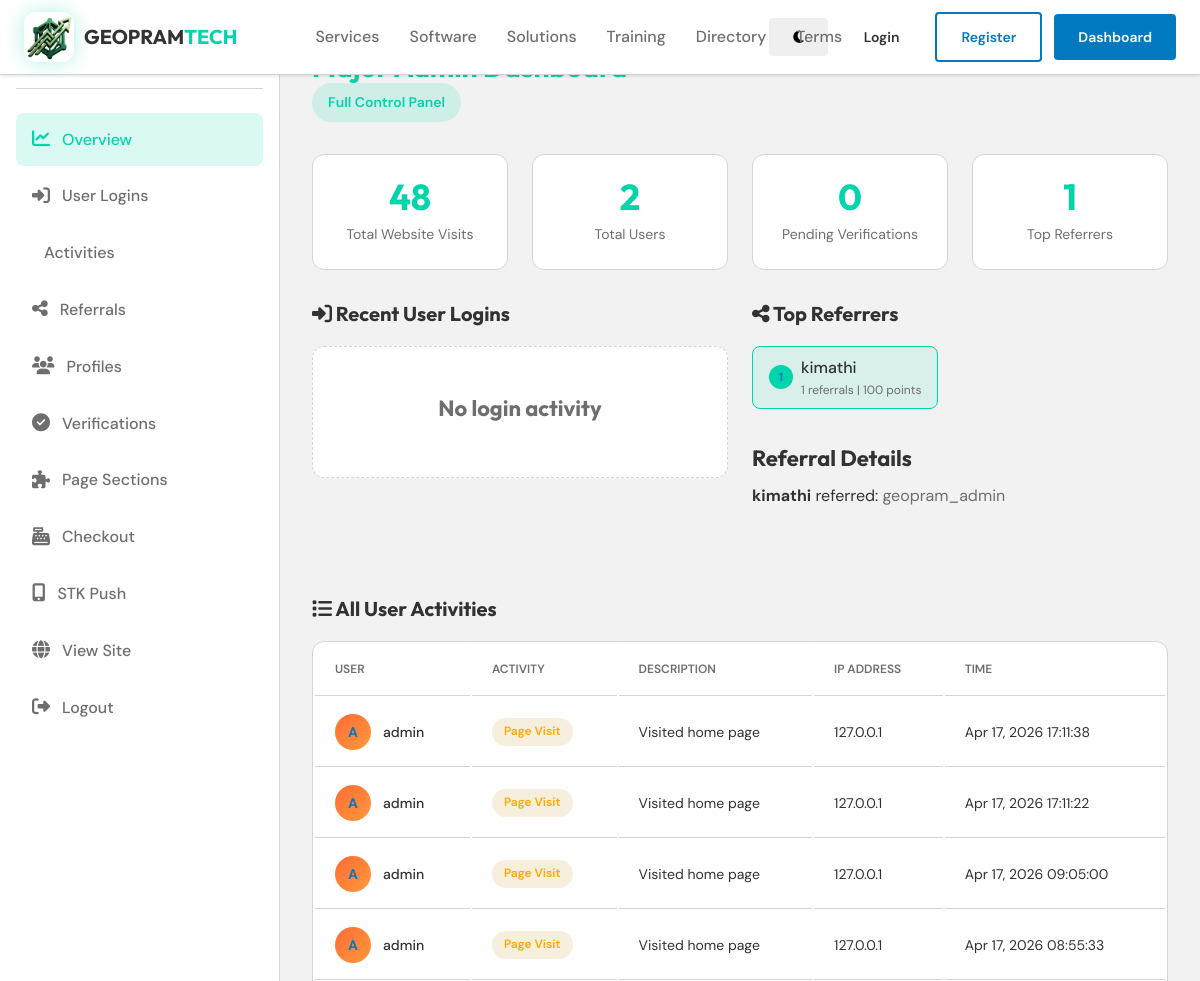
The app's page /panel/major-admin/ (signed in, upper part), older data.
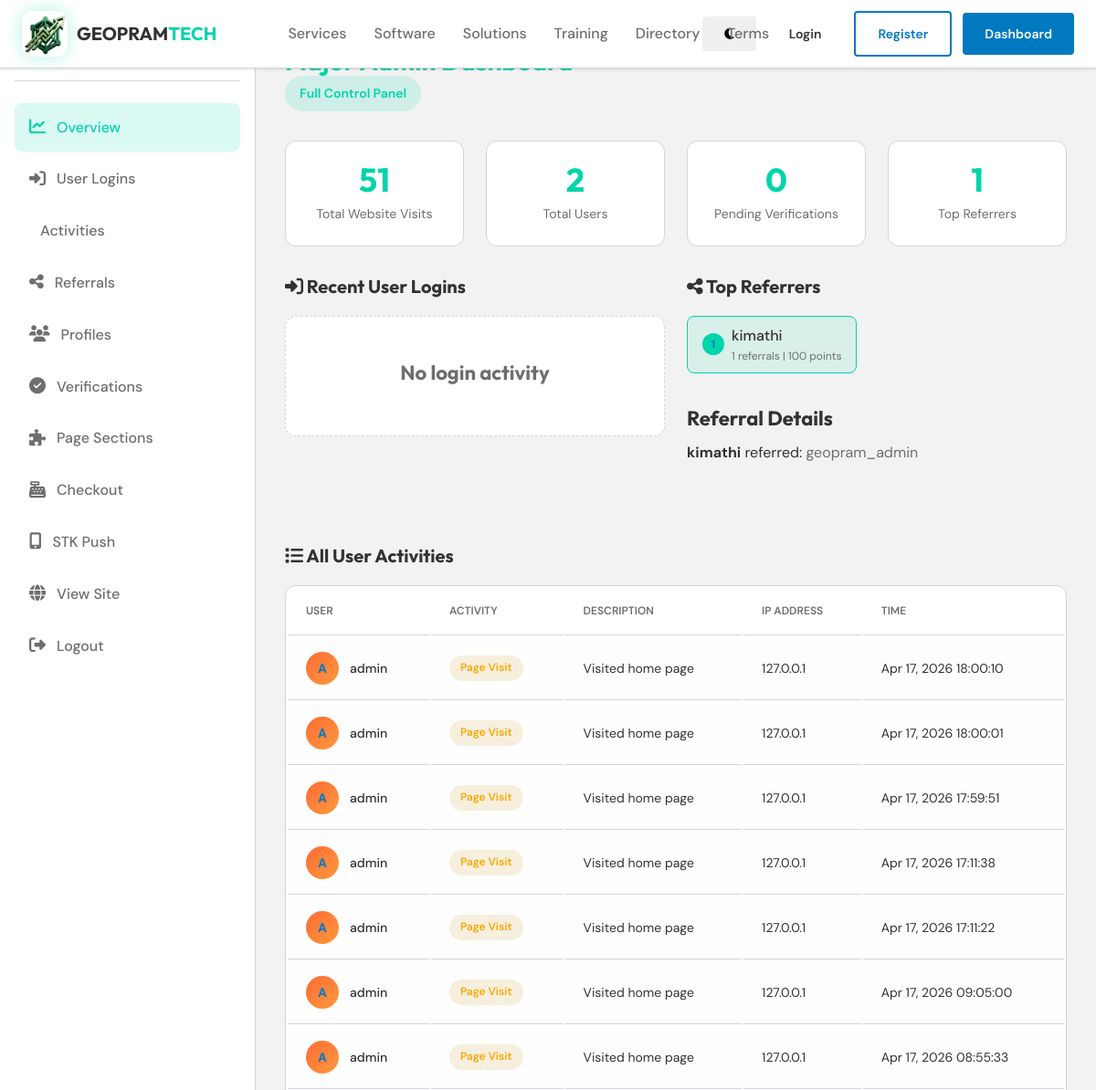
The same page, newer data.
### geopram_app/models.py (models this page shows, shortened)
class UserProfile(models.Model):
    user = models.OneToOneField(User, on_delete=models.CASCADE, related_name="profile")
    bio = models.TextField(max_length=500, blank=True)
    phone = models.CharField(max_length=20, blank=True)
    location = models.CharField(max_length=100, blank=True)
    company = models.CharField(max_length=100, blank=True)
    website = models.URLField(blank=True)
    avatar = models.ImageField(upload_to="avatars/", blank=True, null=True)
    is_public = models.BooleanField(default=False)
    points = models.IntegerField(default=0)
    referral_code = models.CharField(max_length=20, unique=True, blank=True)
    referred_by = models.ForeignKey(
        "self",
        on_delete=models.SET_NULL,
        null=True,
        blank=True,
        related_name="referrals",
    )
    created_at = models.DateTimeField(auto_now_add=True)
    updated_at = models.DateField(auto_now=True)
    last_active = models.DateTimeField(auto_now=True)

class UserActivity(models.Model):
    ACTIVITY_TYPES = [
        ("login", "Login"),
        ("logout", "Logout"),
        ("profile_view", "Profile View"),
        ("directory_view", "Directory View"),
        ("page_visit", "Page Visit"),
        ("verification_request", "Verification Request"),
        ("skill_add", "Skill Added"),
        ("item_add", "Item Added"),
        ("profile_update", "Profile Update"),
    ]
    user = models.ForeignKey(User, on_delete=models.CASCADE, related_name="activities")
    activity_type = models.CharField(max_length=30, choices=ACTIVITY_TYPES)
    description = models.TextField(blank=True)
    ip_address = models.GenericIPAddressField(null=True, blank=True)
    created_at = models.DateTimeField(auto_now_add=True)
    class Meta:
        ordering = ["-created_at"]

### geopram_app/views.py (the view)
# urls.py: path("major-admin/", views.major_admin_dashboard, name="major_admin_dashboard"),
@login_required
def major_admin_dashboard(request):
    if not request.user.is_staff:
        messages.error(request, "Access denied. Admin only.")
        return redirect("dashboard")
    pending_verifications = VerificationRequest.objects.filter(
        status="pending"
    ).select_related("user_profile__user")
    all_profiles = UserProfile.objects.select_related("user").order_by("-created_at")
    verification_history = VerificationRequest.objects.exclude(
        status="pending"
    ).order_by("-reviewed_at")[:20]
    login_activities = (
        UserActivity.objects.filter(activity_type__in=["login", "logout"])
        .select_related("user")
        .order_by("-created_at")[:50]
    )
    all_activities = UserActivity.objects.select_related("user").order_by(
        "-created_at"
    )[:100]
    best_referrers = (
        UserProfile.objects.annotate(referral_count=Count("referrals"))
        .filter(referral_count__gt=0)
        .order_by("-referral_count")[:5]
    )
    try:
        site_visit = SiteVisit.objects.get(id=1)
        total_visits = site_visit.visit_count
    except SiteVisit.DoesNotExist:
        total_visits = 0
    stk_transactions = CheckoutTransaction.objects.all().order_by("-created_at")[:20]
    context = {
        "pending_verifications": pending_verifications,
        "all_profiles": all_profiles,
        "verification_history": verification_history,
        "login_activities": login_activities,
        "all_activities": all_activities,
        "best_referrers": best_referrers,
        "total_visits": total_visits,
        "stk_transactions": stk_transactions,
    }
    return render(request, "major_admin_dashboard.html", context)

### templates/major_admin_dashboard.html (shortened to what this page needs)
{% extends "base.html" %}
{% load static %}
{% block content %}
<div class="admin-layout">
    <aside class="admin-sidebar">
        <div class="admin-sidebar-logo">
            <span>MAJOR ADMIN</span>
        </div>
        <nav class="admin-nav">
            <a href="{% url 'major_admin_dashboard' %}" class="active"><span><i class="fas fa-chart-line"></i></span> Overview</a>
            <a href="#logins"><span><i class="fas fa-sign-in-alt"></i></span> User Logins</a>
            <a href="#activities"><span></span> Activities</a>
            <a href="#referrals"><span><i class="fas fa-share-alt"></i></span> Referrals</a>
            <a href="#profiles"><span><i class="fas fa-users"></i></span> Profiles</a>
            <a href="#verification"><span><i class="fas fa-check-circle"></i></span> Verifications</a>
            <a href="{% url 'manage_sections' %}"><span><i class="fas fa-puzzle-piece"></i></span> Page Sections</a>
            <a href="{% url 'checkout_section' %}"><span><i class="fas fa-cash-register"></i></span> Checkout</a>
            <a href="#stk-push"><span><i class="fas fa-mobile-alt"></i></span> STK Push</a>
            <a href="{% url 'home' %}"><span><i class="fas fa-globe"></i></span> View Site</a>
            <a href="{% url 'logout' %}"><span><i class="fas fa-sign-out-alt"></i></span> Logout</a>
        </nav>
    </aside>
    <main class="admin-main">
        <header class="admin-header">
            <div>
                <h2>Major Admin Dashboard</h2>
                <span class="admin-badge">Full Control Panel</span>
            </div>
        </header>
        <div class="admin-stats">
            <div class="admin-stat-card">
                <div class="stat-number">{{ total_visits }}</div>
                <div class="stat-label">Total Website Visits</div>
            </div>
            <div class="admin-stat-card">
                <div class="stat-number">{{ all_profiles.count }}</div>
                <div class="stat-label">Total Users</div>
            </div>
            <div class="admin-stat-card">
                <div class="stat-number">{{ pending_verifications.count }}</div>
                <div class="stat-label">Pending Verifications</div>
            </div>
            <div class="admin-stat-card">
                <div class="stat-number">{{ best_referrers|length }}</div>
                <div class="stat-label">Top Referrers</div>
            </div>
        </div>
        <div class="stats-row">
            <div class="admin-section" id="logins">
                <div class="admin-section-header">
                    <h3><i class="fas fa-sign-in-alt"></i> Recent User Logins</h3>
                </div>
                {% if login_activities %}
                <table class="admin-table">
                    <thead>
                        <tr>
                            <th>User</th>
                            <th>Activity</th>
                            <th>IP Address</th>
                            <th>Time</th>
                        </tr>
                    </thead>
                    <tbody>
                        {% for activity in login_activities %}
                        <tr>
                            <td>
                                <div class="profile-row">
                                    <div class="profile-avatar">{{ activity.user.username|first|upper }}</div>
                                    <div>
                                        <div class="profile-name">{{ activity.user.username }}</div>
                                    </div>
                                </div>
                            </td>
                            <td><span class="status-badge {{ activity.activity_type }}">{{ activity.get_activity_type_display }}</span></td>
                            <td>{{ activity.ip_address|default:"—" }}</td>
                            <td>{{ activity.created_at|date:"M d, Y H:i" }}</td>
                        </tr>
                        {% endfor %}
                    </tbody>
                </table>
                {% else %}
                <div class="empty-state">
                    <h4>No login activity</h4>
                </div>
                {% endif %}
            </div>
            <div class="admin-section" id="referrals">
                <div class="admin-section-header">
                    <h3><i class="fas fa-share-alt"></i> Top Referrers</h3>
                </div>
                {% if best_referrers %}
                {% for referrer in best_referrers %}
                <div class="referrer-badge">
                    <span class="rank">{{ forloop.counter }}</span>
                    <div>
                        <div class="profile-name">{{ referrer.user.username }}</div>
                        <div class="profile-email">{{ referrer.referrals.count }} referrals | {{ referrer.points }} points</div>
                    </div>
                </div>
                {% endfor %}
                {% else %}
                <div class="empty-state">
                    <h4>No referrals yet</h4>
                </div>
                {% endif %}
                <h4 style="margin-top: 24px; margin-bottom: 12px;">Referral Details</h4>
                {% for referrer in best_referrers %}
                    {% if referrer.referrals.all %}
                    <div style="margin-bottom: 16px;">
                        <strong>{{ referrer.user.username }}</strong> referred:
                        {% for referred in referrer.referrals.all %}
                        <span style="color: var(--text-secondary);">{{ referred.user.username }}{% if not forloop.last %}, {% endif %}</span>
                        {% endfor %}
                    </div>
                    {% endif %}
                {% endfor %}
            </div>
        </div>
        <div class="admin-section" id="activities">
            <div class="admin-section-header">
                <h3><i class="fas fa-list"></i> All User Activities</h3>
            </div>
            {% if all_activities %}
            <table class="admin-table">
                <thead>
                    <tr>
                        <th>User</th>
                        <th>Activity</th>
                        <th>Description</th>
                        <th>IP Address</th>
                        <th>Time</th>
                    </tr>
                </thead>
                <tbody>
                    {% for activity in all_activities %}
                    <tr>
                        <td>
                            <div class="profile-row">
                                <div class="profile-avatar">{{ activity.user.username|first|upper }}</div>
                                <div class="profile-name">{{ activity.user.username }}</div>
                            </div>
                        </td>
                        <td><span class="status-badge {% if activity.activity_type == 'login' %}approved{% elif activity.activity_type == 'logout' %}rejected{% else %}pending{% endif %}">{{ activity.get_activity_type_display }}</span></td>
                        <td>{{ activity.description|default:"—" }}</td>
                        <td>{{ activity.ip_address|default:"—" }}</td>
                        <td>{{ activity.created_at|date:"M d, Y H:i:s" }}</td>
                    </tr>
                    {% endfor %}
                </tbody>
            </table>
            {% else %}
            <div class="empty-state">
                <h4>No activities recorded</h4>
            </div>
            {% endif %}
        </div>
     </main>
</div>
{% endblock %}

### templates/base.html (shortened to what this page needs)
{% load static %}
<!DOCTYPE html>
<html lang="en">
<head>
    <link rel="stylesheet" href="{% static 'css/style.css' %}">
    <link rel="stylesheet" href="https://cdnjs.cloudflare.com/ajax/libs/font-awesome/6.4.0/css/all.min.css">
</head>
<body oncontextmenu="{% if user.is_staff %}return true{% else %}return false{% endif %}" onselectstart="return {% if user.is_staff %}true{% else %}false{% endif %}" ondragstart="return {% if user.is_staff %}true{% else %}false{% endif %}" oncopy="return {% if user.is_staff %}true{% else %}false{% endif %}">
    <div class="ckg-badge" title="Secured by CKG">CKG</div>
    {% block navbar %}
    <nav class="navbar">
        <div class="container">
            <a href="{% url 'home' %}" class="logo">
                <img src="{% static 'logo.png' %}" alt="GEOPRAM" style="width:50px;height:50px;border-radius:12px;object-fit:contain;background:white;box-shadow:0 0 20px rgba(0,212,170,0.3);">
                <div class="logo-text">GEOPRAM<span>TECH</span></div>
            </a>
            <ul class="nav-links">
                <li><a href="{% url 'services' %}" class="{% if '/services/' in request.path %}active{% endif %}">Services</a></li>
                <li><a href="{% url 'software' %}" class="{% if '/software/' in request.path %}active{% endif %}">Software</a></li>
                <li><a href="{% url 'solutions' %}" class="{% if '/solutions/' in request.path %}active{% endif %}">Solutions</a></li>
                <li><a href="{% url 'training' %}" class="{% if '/training/' in request.path %}active{% endif %}">Training</a></li>
                <li><a href="{% url 'public_directory' %}" class="{% if '/directory/' in request.path %}active{% endif %}">Directory</a></li>
                <li><a href="{% url 'terms' %}" class="{% if '/terms/' in request.path %}active{% endif %}">Terms</a></li>
            </ul>
            <div class="navbar-actions">
                <button onclick="toggleTheme()" class="btn btn-ghost" title="Toggle Dark Mode"><i class="fas fa-moon"></i></button>
                <a href="{% url 'login' %}" class="btn btn-ghost">Login</a>
                <a href="{% url 'register' %}" class="btn btn-secondary">Register</a>
                <a href="{% url 'dashboard' %}" class="btn btn-primary">Dashboard</a>
            </div>
        </div>
    </nav>
    {% endblock %}
    {% block content %}{% endblock %}
</body>
</html>

Row changes from the older to the newer data that the page shows:
added UserActivity: user.username|first "A", user.username "admin", activity_type "Page Visit", description "Visited home page", ip_address "127.0.0.1", created_at "Apr 17, 2026 18:00:10"
added UserActivity: user.username|first "A", user.username "admin", activity_type "Page Visit", description "Visited home page", ip_address "127.0.0.1", created_at "Apr 17, 2026 18:00:01"
added UserActivity: user.username|first "A", user.username "admin", activity_type "Page Visit", description "Visited home page", ip_address "127.0.0.1", created_at "Apr 17, 2026 17:59:51"
Text that changed along with them:
{{ total_visits }}: "48" → "51"
